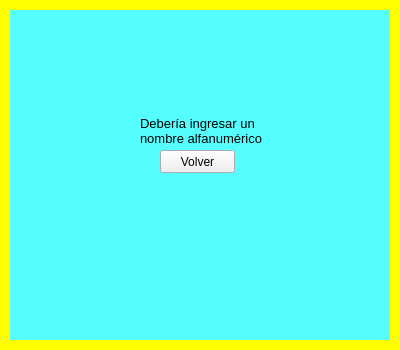
<?xml version="1.0" encoding="UTF-8"?>
<ui version="4.0">
 <class>Form</class>
 <widget class="QWidget" name="Form">
  <property name="geometry">
   <rect>
    <x>0</x>
    <y>0</y>
    <width>400</width>
    <height>350</height>
   </rect>
  </property>
  <property name="minimumSize">
   <size>
    <width>400</width>
    <height>350</height>
   </size>
  </property>
  <property name="maximumSize">
   <size>
    <width>400</width>
    <height>350</height>
   </size>
  </property>
  <property name="windowTitle">
   <string>Form</string>
  </property>
  <widget class="QLabel" name="foto_homero">
   <property name="geometry">
    <rect>
     <x>10</x>
     <y>10</y>
     <width>380</width>
     <height>330</height>
    </rect>
   </property>
   <property name="styleSheet">
    <string notr="true">background-color: rgb(85, 255, 255);</string>
   </property>
   <property name="text">
    <string/>
   </property>
  </widget>
  <widget class="QLabel" name="fondo_amarillo">
   <property name="geometry">
    <rect>
     <x>0</x>
     <y>0</y>
     <width>400</width>
     <height>350</height>
    </rect>
   </property>
   <property name="styleSheet">
    <string notr="true">background-color: rgb(255, 255, 0);</string>
   </property>
   <property name="text">
    <string/>
   </property>
  </widget>
  <widget class="QLabel" name="label_error">
   <property name="geometry">
    <rect>
     <x>140</x>
     <y>110</y>
     <width>151</width>
     <height>41</height>
    </rect>
   </property>
   <property name="font">
    <font>
     <family>Arial</family>
     <pointsize>10</pointsize>
     <stylestrategy>PreferDefault</stylestrategy>
    </font>
   </property>
   <property name="lineWidth">
    <number>1</number>
   </property>
   <property name="text">
    <string>Debería ingresar un 
nombre alfanumérico</string>
   </property>
   <property name="textFormat">
    <enum>Qt::PlainText</enum>
   </property>
   <property name="scaledContents">
    <bool>false</bool>
   </property>
  </widget>
  <widget class="QPushButton" name="boton_volver">
   <property name="geometry">
    <rect>
     <x>160</x>
     <y>150</y>
     <width>75</width>
     <height>23</height>
    </rect>
   </property>
   <property name="text">
    <string>Volver</string>
   </property>
  </widget>
  <zorder>fondo_amarillo</zorder>
  <zorder>foto_homero</zorder>
  <zorder>label_error</zorder>
  <zorder>boton_volver</zorder>
 </widget>
 <resources/>
 <connections/>
</ui>
